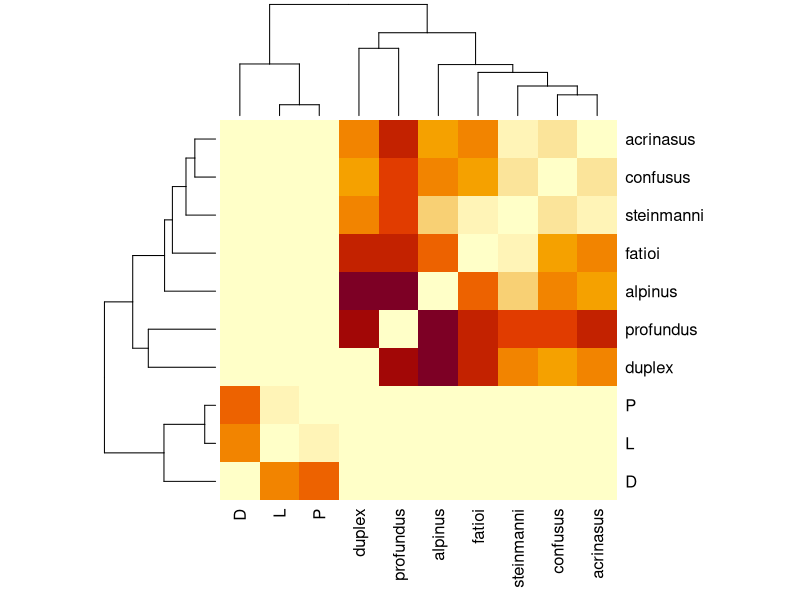
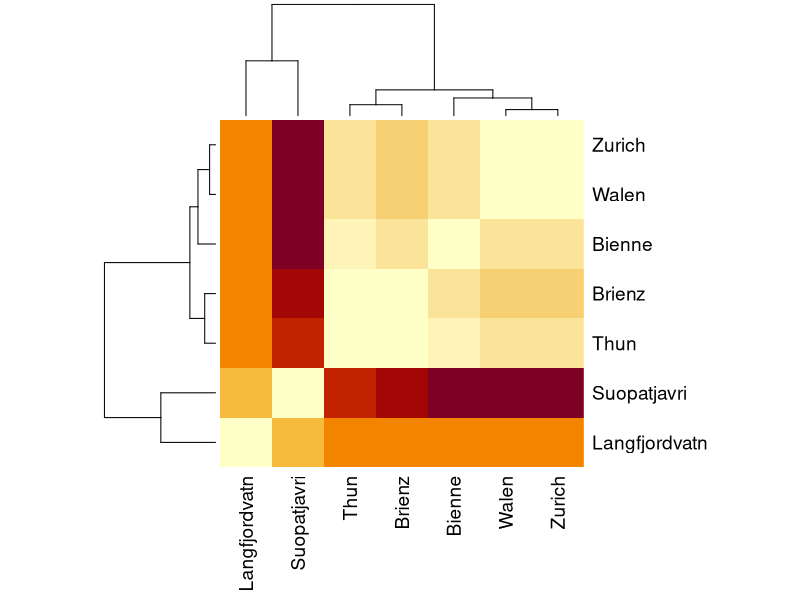

Reproduce these figures in R, in order.
## ---- chunk 1
FSTpop <- read.table('summary.txt', header = TRUE)
Pops   <- unique(c(FSTpop$Pop1, FSTpop$Pop2))
FSTmat <- matrix(0, nrow = length(Pops), ncol = length(Pops))
row.names(FSTmat) <- Pops
colnames(FSTmat)  <- Pops
for (i in 1:dim(FSTpop)[1]) {
   FSTmat[FSTpop[i, 1], FSTpop[i, 2]] <- FSTpop[i, 3]
   FSTmat[FSTpop[i, 2], FSTpop[i, 1]] <- FSTpop[i, 3]
}
heatmap(FSTmat, scale = 'none', margins = c(6, 5))

FSTLake <- read.table('summaryLake.txt', header = TRUE)
Lakes <- unique(c(FSTLake$Lake1, FSTLake$Lake2))
FSTmat <- matrix(0, nrow = length(Lakes), ncol = length(Lakes))
row.names(FSTmat) <- Lakes
colnames(FSTmat) <- Lakes
for (i in 1:dim(FSTLake)[1]) {
   FSTmat[FSTLake[i, 1], FSTLake[i, 2]] <- FSTLake[i, 3]
   FSTmat[FSTLake[i, 2], FSTLake[i, 1]] <- FSTLake[i, 3]
}

heatmap(FSTmat, scale = 'none', margins = c(8, 7))
